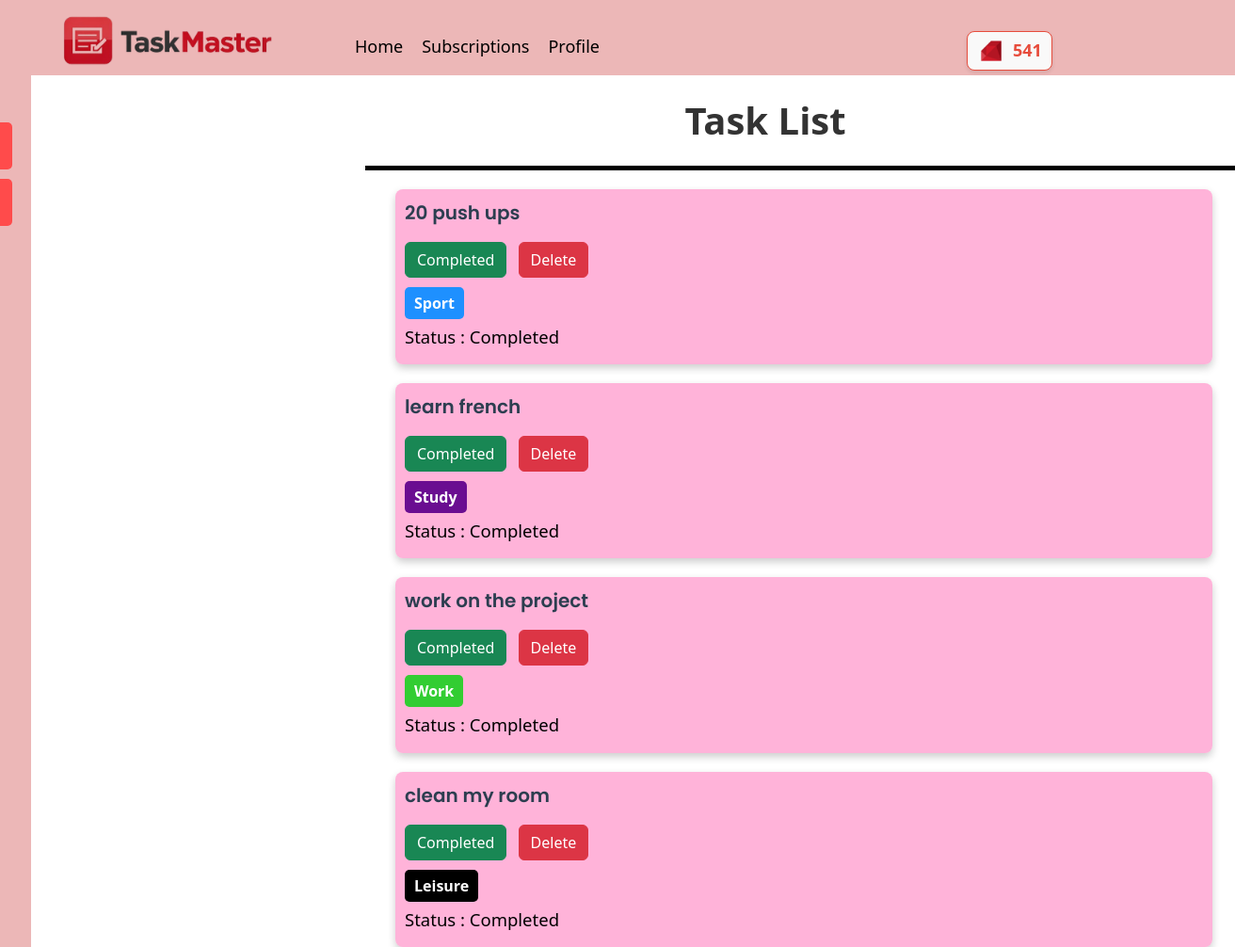
/task_list/ (signed in), run on the app's committed database.
### user/models.py (models this page shows)
class TaskModel(models.Model):
    CATEGORY_CHOICES = [
        ('sport', 'Sport'),
        ('work', 'Work'),
        ('study', 'Study'),
        ('leisure', 'Leisure'),
        ('other', 'Other'),
    ]
    task = models.TextField()
    status = models.BooleanField(default=False)
    category = models.CharField(max_length=30, choices=CATEGORY_CHOICES)
    created_at = models.DateTimeField(auto_now_add=True)
    updated_at = models.DateTimeField(auto_now=True)  # Добавлено
    user_profile = models.ForeignKey(UserProfile, on_delete=models.CASCADE, related_name='tasks')

### subscriptions/views.py (the view)
# urls.py: path('task_list/', TaskListView.as_view(), name='task_list'),
class TaskListView(LoginRequiredMixin, ListView, BronzeSubscriptionRequiredMixin, SilverSubscriptionRequiredMixin, GoldSubscriptionRequiredMixin):
    model = TaskModel
    template_name = 'task_list.html'
    context_object_name = 'tasks'
    def get_queryset(self):
        user_profile = self.request.user.userprofile
        return TaskModel.objects.filter(user_profile=user_profile)
    def get_context_data(self, **kwargs):
        context = super().get_context_data(**kwargs)
        context['form'] = TaskModelForm()
        user_profile = self.request.user.userprofile
        context['rubies'] = user_profile.tasks_completed
        context['status'] = user_profile.status
        return context
    @method_decorator(never_cache)
    def dispatch(self, *args, **kwargs):
        return super().dispatch(*args, **kwargs)

### subscriptions/templates/task_list.html (shortened to what this page needs)
<!DOCTYPE html>
<html lang="en">
  <head>
    <link rel="stylesheet" href="/static/css/main.css" />
    <link href="https://cdn.jsdelivr.net/npm/bootstrap@5.3.0-alpha1/dist/css/bootstrap.min.css" rel="stylesheet">
  </head>
  <body>
    <header>
        <img
          src="/static/images/logo-for-todolist-website-with-name--taskmaster--c__1_-removebg-preview.png"
          alt="logo"
          class="fade-in logo"
        />
        <nav>
          <ul>
            <li><a href="#">Home</a></li>
            <li><a href="/buy_subscription">Subscriptions</a></li>
            <li><a href="/profile">Profile</a></li>
          </ul>
          <div class="rubies-container">
            <img src="/static/images/icons8-jewel-48.png" alt="Ruby" class="ruby-icon">
            <span id="rubies-count" hx-target="#rubies-count" hx-swap="outerHTML">{{ rubies }}</span>
        </div>
        </nav>
      </header>
      <div class="container">
        <aside>
          <button id="openModal" class="side-button first-btn"><img src="/static/images/addition_3032276.png" class="today-icon"> Create task</button>
          <button class="side-button">
          </button>
        </aside>
        <main class="containers">
          <h1 class="my-4">Task List</h1>
          <div class="black_line"></div>
          <ul id="taskList">
            {% for task in tasks %}
            <li class="task_form" data-id="{{ task.id }}">
                <p class="task-text">{{ task.task }}</p>
                <div class="mt-3">
                  <button hx-post="/update/{{ task.id }}/"
                  hx-confirm="Do you want to complete the task?"
                  hx-target="#taskList"
                  hx-swap="outerHTML"
                  hx-on="htmx:afterRequest: htmx.process(document.body)"
                  hx-headers='{"X-CSRFToken": "{{ csrf_token }}"}'
                  class="btn btn-success me-2">Completed</button>
                  <button hx-post="/delete/{{ task.id }}/"
                  hx-target="#taskList"
                  hx-swap="outerHTML"
                  hx-confirm="Do you want to delete the task?"
                  hx-on="htmx:afterRequest: htmx.process(document.body)"
                  hx-headers='{"X-CSRFToken": "{{ csrf_token }}"}'
                  class="btn btn-danger">Delete</button>
                </div>
                 <span class="category-label category-{{ task.category }}">
                {{ task.category }}
                </span>
                <h2 class="status">Status :
                    <span class="{{ task.status|yesno:'done,progress' }}">
                        {{ task.status|yesno:'Completed,In progress..' }}
                    </span>
                </h2>
            </li>
            {% endfor %}
          </ul>
      </main>
      </div>
  </body>
</html>

### subscriptions/static/css/main.css (style rules this page uses)
body { margin: 0; font-family: "Rubik", sans-serif; display: flex; flex-direction: column; height: 100vh; overflow-x: hidden; }
header { background-color: #ecb7b7; color: white; display: flex; justify-content: space-between; align-items: center; padding: 0 20px; position: fixed; width: 100%; top: 0; height: 80px; z-index: 1000; }
header .logo { height: 150px; margin-left: 25px; margin-top: 5px; animation: fadeIn 1s ease-in-out forwards; }
header nav ul { list-style: none; display: flex; gap: 20px; margin: 0; padding: 0; margin-right: 765px; width: 150px; }
header nav ul li { margin-top: 30px; }
header nav ul li a { color: black; text-decoration: none; font-weight: 500; font-size: 18px; transition: background-color 0.3s, color 0.3s; animation: fadeIn 1s ease-in-out forwards; margin-bottom: -20px; }
.container { display: flex; margin-top: 60px; height: 100%; }
aside { background-color: #ecb7b7; padding: 20px; width: 250px; display: flex; flex-direction: column; gap: 10px; position: fixed; top: 60px; bottom: 0; margin-left: -315px; }
.side-button { background-color: #ff4b4b; color: white; border: none; padding: 10px; font-size: 17px; display: flex; align-items: center; cursor: pointer; font-weight: 600; border-radius: 5px; text-align: left; transition: background-color 0.3s ease, box-shadow 0.3s ease; }
.first-btn { margin-top: 50px; }
main { margin-left: 270px; padding: 20px; flex-grow: 1; }
main h1 { font-weight: 700; color: #333; }
main p { font-weight: 400; color: #666; }
.my-4 { text-align: center; align-items: center; margin-right: 100px; }
.task_form { background-color: rgba(255, 105, 180, 0.5); padding: 10px; border-radius: 8px; box-shadow: 0 4px 8px rgba(0, 0, 0, 0.2); color: black; margin-right: 50px; margin-top: 20px; }
.black_line { background-color: black; width: 950px; height: 5px; }
.status { margin-top: 8px; font-size: 18.5px; }
.task_form { opacity: 0; animation: fadeIn 0.5s forwards; }
.rubies-container { display: flex; align-items: center; justify-content: center; margin-top: -30px; margin-left: 650px; position: relative; padding: 5px 10px; background-color: #f9f9f9; border: 1px solid #e74c3c; border-radius: 8px; box-shadow: 0 2px 4px rgba(0, 0, 0, 0.1); width: fit-content; }
.ruby-icon { height: 30px; animation: fadeIn 1s ease-in-out forwards; margin-right: 8px; }
#rubies-count { color: #e74c3c; font-weight: 600; font-size: 18px; animation: fadeIn 1s ease-in-out forwards; }
.category-label { display: inline-block; padding: 5px 10px; border-radius: 5px; color: white; font-weight: bold; text-transform: capitalize; margin-top: 10px; }
.category-sport { background-color: #1E90FF; }
.category-work { background-color: #32CD32; }
.category-study { background-color: #6A0D91; }
.category-leisure { background-color: #000000; }
#taskList { list-style: none; }
.task-text { font-family: 'Poppins', sans-serif; font-size: 20px; font-weight: 600; color: #2c3e50; word-wrap: break-word; white-space: normal; }
.task_form { transition: transform 0.3s ease; }

### data on the page
TaskModel: task "20 push ups", category "Sport", status "Completed"
TaskModel: task "learn french", category "Study", status "Completed"
TaskModel: task "work on the project", category "Work", status "Completed"
TaskModel: task "clean my room", category "Leisure", status "Completed"

### other printed values
{{ rubies }} "541"
